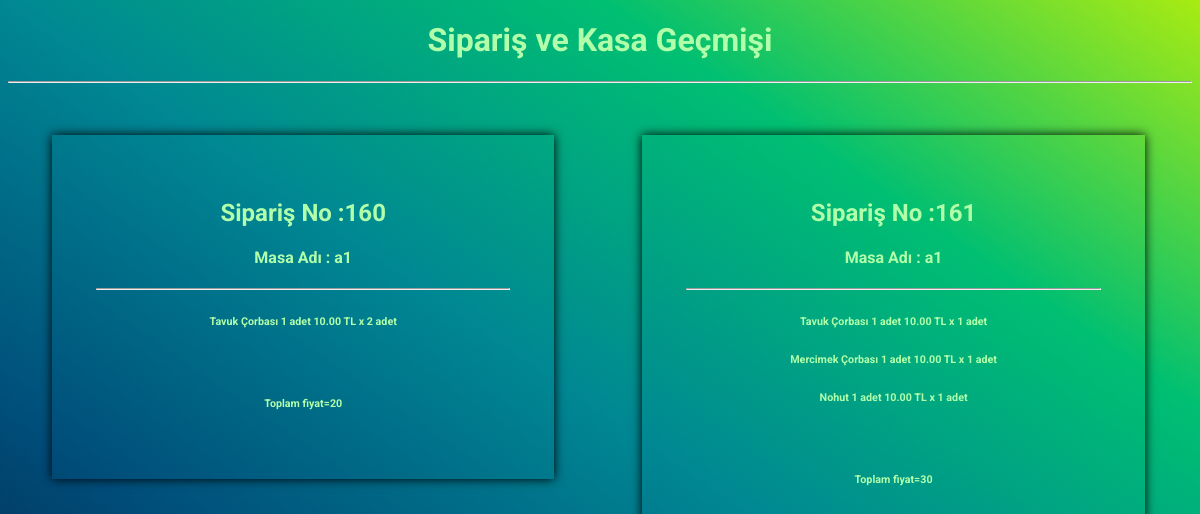
/admin/orderhistory.php, run on the app's committed database.
### tables this page shows
CREATE TABLE `order` (
  `orderid` int(11) NOT NULL,
  `tableid` int(11) NOT NULL,
  `orderdate` datetime NOT NULL,
  `orderstatus` int(11) NOT NULL
);

CREATE TABLE `table` (
  `tableid` int(11) NOT NULL,
  `tablename` varchar(50) NOT NULL
);

CREATE TABLE `products` (
  `productid` int(11) NOT NULL,
  `productname` varchar(50) NOT NULL,
  `productprice` double(10,2) NOT NULL,
  `categoryid` int(11) NOT NULL
);

CREATE TABLE `orderdetail` (
  `orderdid` int(11) NOT NULL,
  `orderid` int(11) NOT NULL,
  `productid` int(11) NOT NULL,
  `unitprice` int(11) NOT NULL,
  `quantity` int(11) NOT NULL,
  `total` double(10,2) NOT NULL
);

### admin/orderhistory.php (the view, shortened to what this page needs)
<!DOCTYPE html>
<html lang="en">
<head>
  <link rel="stylesheet" href="../css/style.css">
</head>
<body>
  <h1>Sipariş ve Kasa Geçmişi</h1>
  <hr>
  <?php
  require_once '../dbconnect.php';
  $t=0;
  $sql="SELECT * FROM `order` WHERE `orderstatus`=0 ORDER BY `orderdate`";
  $result=$DBcon->query($sql);
  while($row=$result->fetch_array()){
    $sql2="SELECT * FROM `table`";
    $result2=$DBcon->query($sql2);
    ?>
    <div style="float:left;width:35%;margin:44px;padding:44px;-moz-box-shadow: 0 0 10px black;-webkit-box-shadow: 0 0 10px black;box-shadow: 0 0 10px black;justify-content:center;">
      <h2><?php echo "Sipariş No :". $row["orderid"]; ?></h2>
      <?php
      while($row2=$result2->fetch_array()){
        if ($row["tableid"]==$row2["tableid"]) {
          ?>
          <h4><?php echo "Masa Adı : ".$row2["tablename"]; ?></h4><hr>
          <?php
        }else{
        }
        $sql3="SELECT * FROM `orderdetail`";
        $result3 = $DBcon->query($sql3);
        while($row3=$result3->fetch_array()){
          if ($row["orderid"]==$row3["orderid"]) {
            $sql4="SELECT * FROM `products`";
            $result4=$DBcon->query($sql4);
            while ($row4=$result4->fetch_array()) {
              if ($row3["productid"]==$row4["productid"] && $row["tableid"]==$row2["tableid"]) {
                $f=$row4["productprice"];
                $f2=$f*$row3["quantity"];
                $t+=$f2;
                ?>
                <h6><?php echo $row4["productname"]." 1 adet ".$row4["productprice"]." "."TL"." x ".$row3["quantity"]."  "." adet "; ?></h6>
                <?php
              }
            }
          }else{
          }
        }
      }?>
      <br>
      <h6><?php echo "Toplam fiyat=".$t;?></h6>
      <?php $t=0; ?>
    </div>
  </body>
  </html>
  <?php
}
?>

### css/style.css (style rules this page uses)
html { height: 100%; font-family: 'Roboto', sans-serif; }
body { font-family: 'Roboto', sans-serif !important; height: 100%; text-align: center !important; color: #b2ffaa; ; background-image: linear-gradient(to right top, #051937, #004d7a, #008793, #00bf72, #a8eb12); background-repeat: no-repeat; background-attachment: fixed; }
nav ul li a:hover, { box-shadow: 0 0 10px rgba(0, 0, 0, 0.1), inset 0 0 1px rgba(255, 255, 255, 0.6); background: rgba(255, 255, 255, 0.1); color: #e9ecefa6; text-decoration: none; }

### data on the page
order: orderid "160", t "20"
table: tablename "a1"
orderdetail: quantity "2"
products: productname "Tavuk Çorbası", productprice "10.00"
order: orderid "161", t "30"
orderdetail: quantity "1"
orderdetail: quantity "1"
products: productname "Mercimek Çorbası", productprice "10.00"
orderdetail: quantity "1"
products: productname "Nohut", productprice "10.00"
